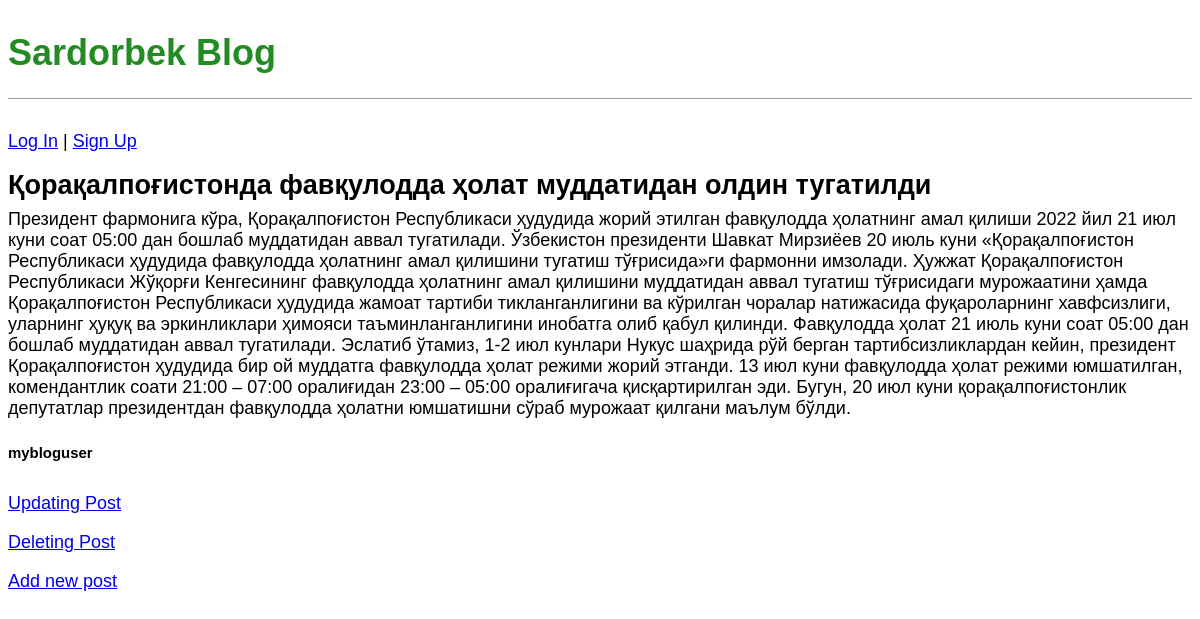
The app's page /post/1/ with its own data.
### MyBlogSiteApp/models.py (models this page shows, shortened)
class Post(models.Model):
    title = models.CharField(max_length=256)
    body = models.TextField()
    author = models.ForeignKey(
        'auth.User',
        on_delete=models.CASCADE
    )

### MyBlogSiteApp/views.py (the view)
# urls.py: path('post/<int:pk>/', BlogDetailView.as_view(), name='full'),
class BlogDetailView(DetailView):
    model = Post
    template_name = 'full.html'

### templates/full.html
{% extends 'base.html' %}
{% block content %}
    <div class="post-entry">
        <h2>{{post.title}}</h2>
        <p>{{post.body}}</p>
        <h5>{{post.author}}</h5>
    </div>
<p><a href="{% url 'update' post.pk %}"> Updating Post</a></p>
<p><a href="{% url 'delete' post.pk %}"> Deleting Post</a></p>
{% endblock content %}

### static/css/base.css (style rules this page uses)
body { font-family: 'Noto Sans JP', sans-serif; font-size: 18px; }
.post-entry { margin-bottom: 2rem; }
.post-entry h2 { margin: 0.5rem 0; }
.post-entry p { margin: 0; font-weight: 400; }

### records on screen
Post: title "Қорақалпоғистонда фавқулодда ҳолат муддатидан олдин тугатилди", body "Президент фармонига кўра, Қорақалпоғистон Республикаси ҳудудида жорий этилган фавқулодда ҳолатнинг амал қилиши 2022 йил 21 июл куни соат 05:00 дан бошлаб муддатидан аввал тугатилади. Ўзбекистон президенти Шавкат Мирзиёев 20 июль куни «Қорақалпоғистон Республикаси ҳудудида фавқулодда ҳолатнинг амал қилишини тугатиш тўғрисида»ги фармонни имзолади. Ҳужжат Қорақалпоғистон Республикаси Жўқорғи Кенгесининг фавқулодда ҳолатнинг амал қилишини муддатидан аввал тугатиш тўғрисидаги мурожаатини ҳамда Қорақалпоғистон Республикаси ҳудудида жамоат тартиби тикланганлигини ва кўрилган чоралар натижасида фуқароларнинг хавфсизлиги, уларнинг ҳуқуқ ва эркинликлари ҳимояси таъминланганлигини инобатга олиб қабул…", author "mybloguser"
